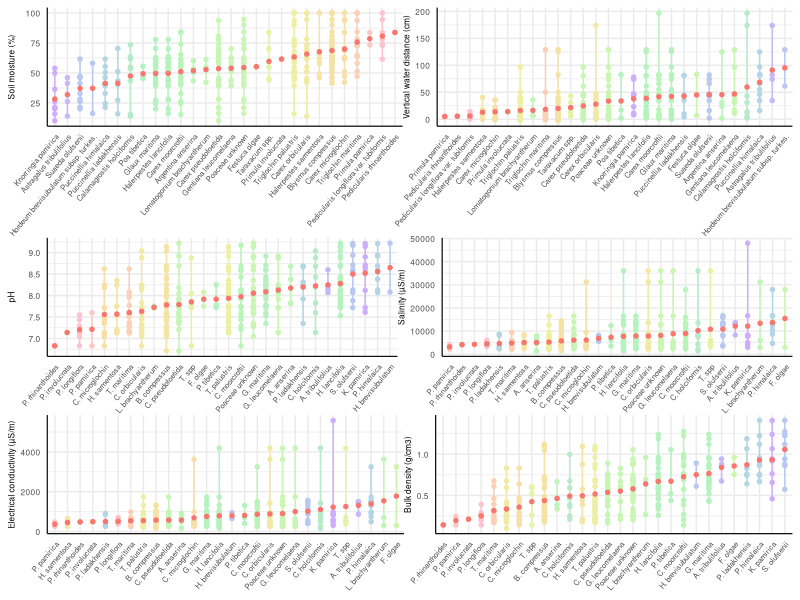
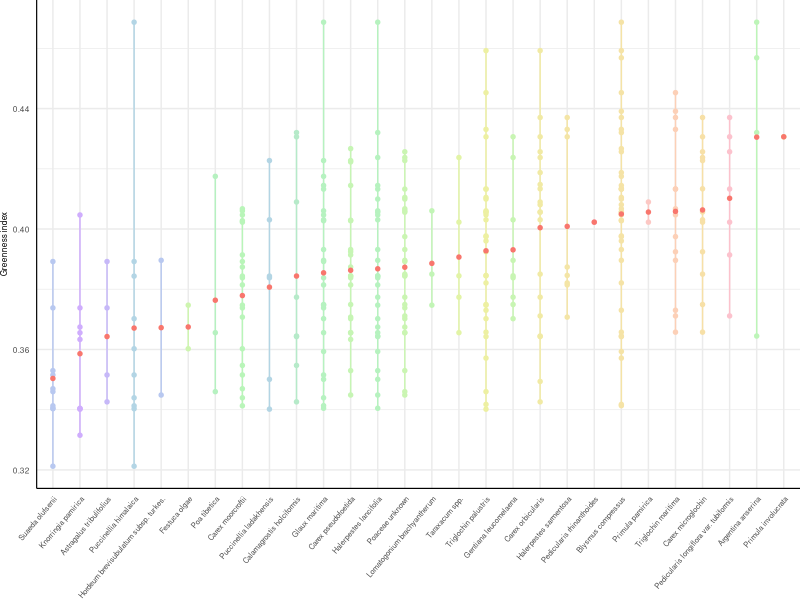
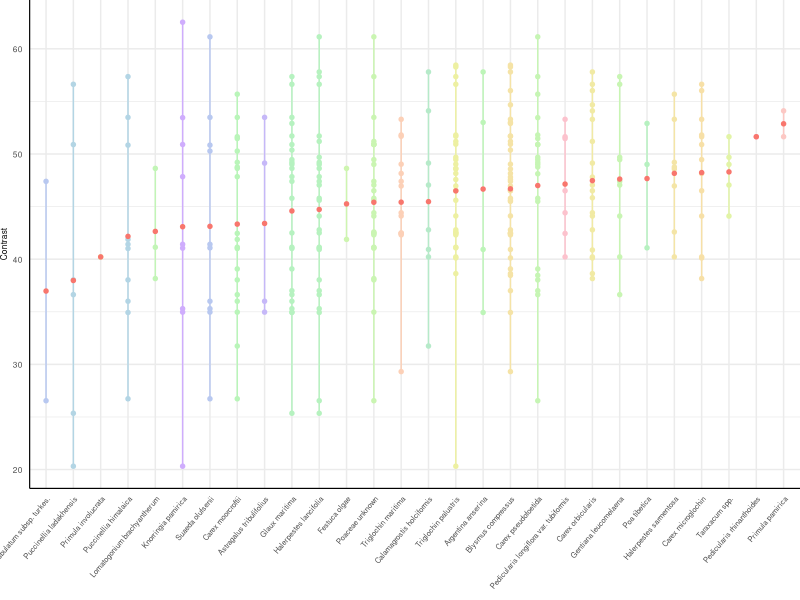
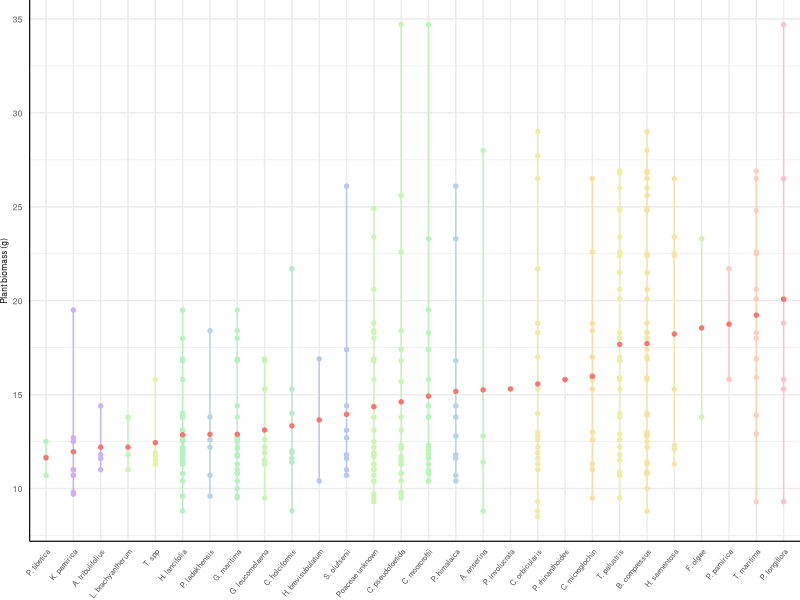
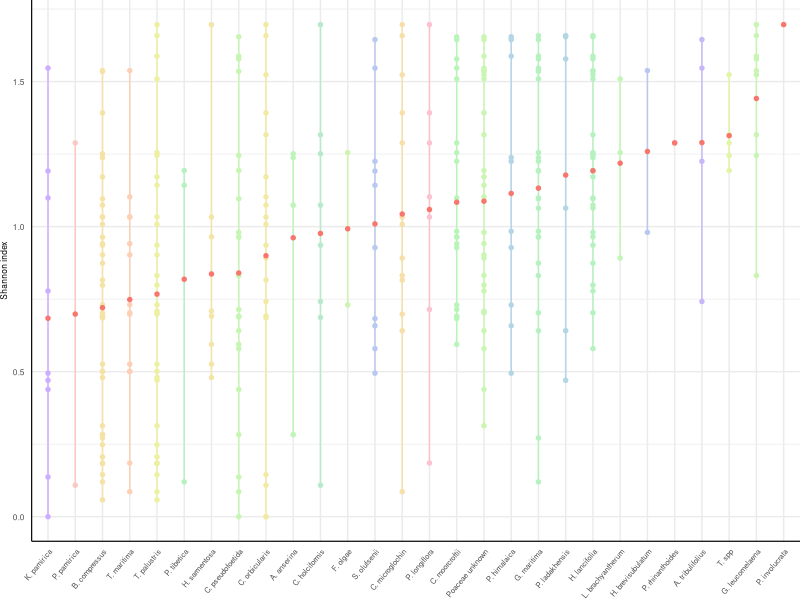
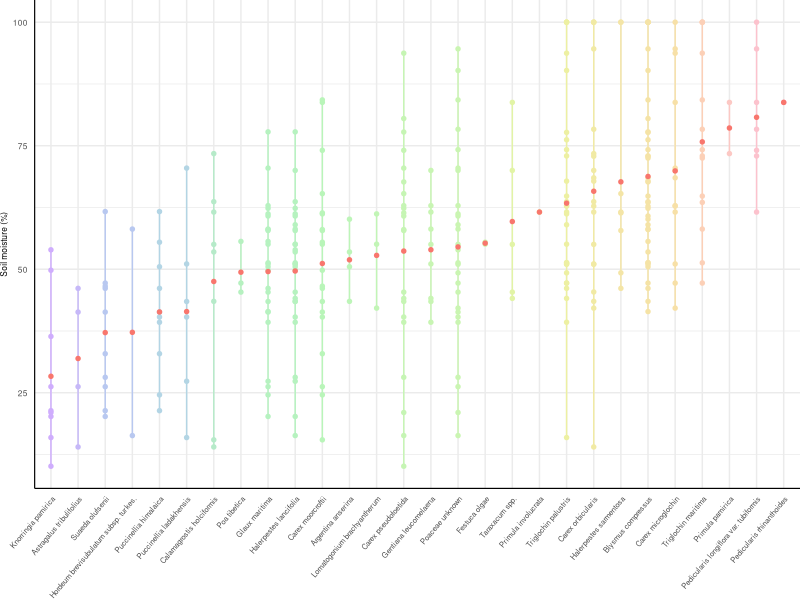
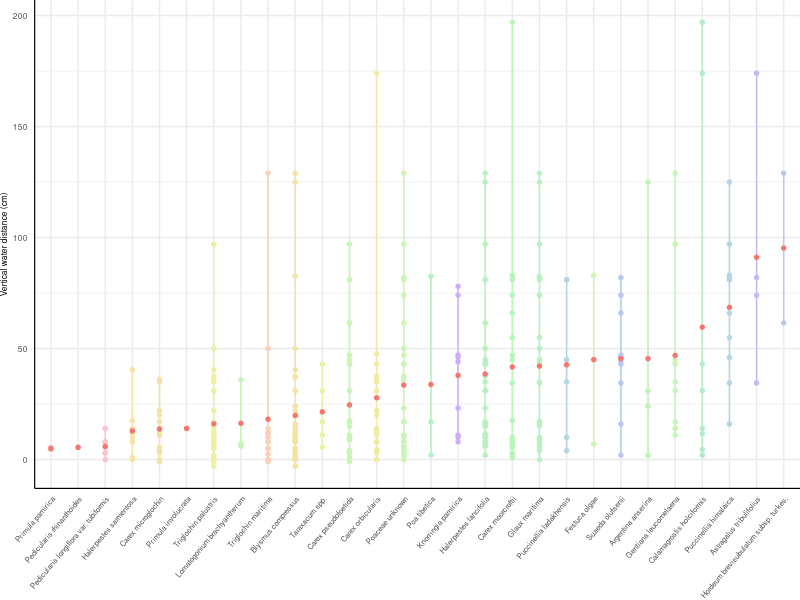
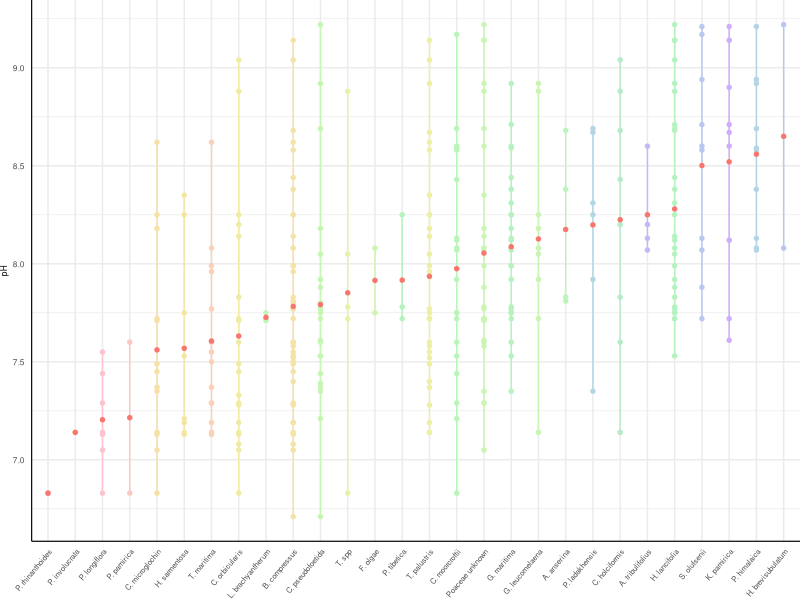

The R script that drew these images, in order: (Note: this script raises an error after producing the figures.)
### PURPOSE OF THIS SCRIPT:
# Creating figures to visualize the habitat preferences of species, color coded

### OUTPUT OF THIS SCRIPT:
# Images containing several graphs of species range data


rm(list = ls()) # Cleaning the environment
# ctrl + L in console will clear everything
try(dev.off(dev.list()["RStudioGD"]), silent = TRUE) # Cleaning plot window (or click broom)

library(ggplot2)
library(dplyr)
library(tidyr)
library(stringr)
library(gridExtra)
library(patchwork)


########################### Importing data

# Load envData and vegData from CSV files, setting the first column as row names
envData <- read.csv("3.TemporaryFiles/envDataWithShannonTransformed.csv")
vegData <- read.csv("3.TemporaryFiles/vegData.csv")
envData <- envData %>%
  rename("Plot" = "X")
vegData <- vegData %>%
  rename("Plot" = "X")

# NOTE: SEE WHICH PLOTS ARE REMOVED AND WHY IN THE SCRIPT WHERE THE DATA IS CLEANED


########################### Function for creating the plots

createPlot <- function(vegetData, environData, envVar, envVarName, meanEnvValuesColor, short = FALSE, fontSize = 6) {
  # Reshape species data
  speciesLong <- vegetData %>%
    pivot_longer(cols = -Plot, names_to = "Species", values_to = "Abundance") %>%
    filter(Abundance > 0)
  
  if (short) {
    speciesLong <- speciesLong %>%
      mutate(SpeciesMod = if_else(
        str_detect(Species, "unknown"), 
        str_replace_all(Species, "\\.([a-zA-Z])", " \\1"), 
        str_replace(Species, "^([A-Za-z])[a-zA-Z]*\\.([a-zA-Z]+).*", "\\1. \\2")
      ))
  } else {
    speciesLong <- speciesLong %>%
      mutate(SpeciesMod = str_replace_all(Species, "\\.([a-zA-Z])", " \\1"))
  }
  
  # Merge with environmental data
  mergedData <- speciesLong %>%
    left_join(environData, by = "Plot") %>%
    select(Species, SpeciesMod, Plot, all_of(envVar))
  
  # Calculate the min, max, and mean for each species based on the environmental variable
  meanValuePerSpecies <- mergedData %>%
    group_by(Species) %>%
    summarise(SpeciesMod = first(SpeciesMod),  # Keep the first value of SpeciesMod for each group
              min_envVar = min(!!sym(envVar), na.rm = TRUE), 
              max_envVar = max(!!sym(envVar), na.rm = TRUE), 
              mean_envVar = mean(!!sym(envVar), na.rm = TRUE)) %>%
    arrange(mean_envVar)  # Sort by mean
  
  # Add the means for the variable that gets the color gradient
  meanValuePerSpecies <- meanValuePerSpecies %>%
    left_join(meanMoistValuesForColor %>% select(Species, mean_envVarColor), by = "Species")
  meanValuePerSpecies <- meanValuePerSpecies %>% select(-Species)
  
  # Merge the environmental data with mean values for ordering the species
  mergedDataSorted <- mergedData %>%
    left_join(meanValuePerSpecies, by = "SpeciesMod") %>%
    arrange(mean_envVar)
  
  # Create the plot
  plot <- ggplot(mergedDataSorted, aes(factor(SpeciesMod, levels = unique(SpeciesMod)), y = !!sym(envVar))) +
    # Individual measurements of each physical plot
    geom_point(aes(color = mean_envVarColor), show.legend = FALSE, size = fontSize * 0.2) +
    # Add vertical lines from min to max variable range for each species
    geom_segment(data = meanValuePerSpecies, aes(x = SpeciesMod, xend = SpeciesMod, y = min_envVar, yend = max_envVar, color = mean_envVarColor)) +
    # Add mean environmental variable as a point for each species
    geom_point(data = meanValuePerSpecies, aes(x = SpeciesMod, y = mean_envVar), color = "#F8766D", size = fontSize * 0.2) +
    # Add labels
    labs(y = envVarName, x = NULL) + 
    # Use a nice color gradient
    scale_color_gradientn(
      colors = c("#cfadfd", "#b1ceed", "#b6f5bb", "#eaf4a1", "#fbd9a9", "#fcb9da")
    ) +
    # Theme specification
    theme_minimal() +
    theme(plot.title = element_text(size = fontSize, face = 'plain', hjust = 0.5), 
          axis.line = element_line(linewidth = 0.4, linetype = "solid", colour = "black"), 
          plot.margin = margin(t = 0, r = 0, b = 0, l = 0),
          axis.title.x = element_text(size = fontSize*.6),  # Axis titles
          axis.title.y = element_text(size = fontSize),  # Axis titles
          axis.text.x = element_text(size = fontSize*.9, angle = 50, hjust = 1),
          axis.text.y = element_text(size = fontSize),
          legend.position = "none")
  return(plot)
}


########################### Calculating moisture for color gradient

# Reshape species data
speciesLong <- vegData %>%
  pivot_longer(cols = -Plot, names_to = "Species", values_to = "Abundance") %>%
  filter(Abundance > 0)

# Merge with environmental data
mergedData <- speciesLong %>%
  left_join(envData, by = "Plot") %>%
  select(Species, Plot, all_of("SoilMoistureAvrg"))

# Calculate the min, max, and mean for each species based on the environmental variable
meanMoistValuesForColor <- mergedData %>%
  group_by(Species) %>%
  summarise(mean_envVarColor = mean(!!sym("SoilMoistureAvrg"), na.rm = TRUE)) %>%
  arrange(mean_envVarColor)  # Sort by mean


########################### Using the function to create several plots

plot1 <- createPlot(vegData, envData, "SoilMoistureAvrg",      "Soil moisture (%)", meanMoistValuesForColor)
plot2 <- createPlot(vegData, envData, "VerticalWaterDistance", "Vertical water distance (cm)", meanMoistValuesForColor)
plot3 <- createPlot(vegData, envData, "pH",                    "pH", meanMoistValuesForColor, TRUE)
plot4 <- createPlot(vegData, envData, "SalinityAdjusted",      "Salinity (µS/m)", meanMoistValuesForColor, TRUE)
plot5 <- createPlot(vegData, envData, "EC",                    "Electrical conductivity (µS/m)", meanMoistValuesForColor, TRUE)
plot6 <- createPlot(vegData, envData, "BulkDensityIncRoots",   "Bulk density (g/cm3)", meanMoistValuesForColor, TRUE)

p1 <- createPlot(vegData, envData, "GreennessIndex",           "Greenness index", meanMoistValuesForColor)
p2 <- createPlot(vegData, envData, "Contrast",                 "Contrast", meanMoistValuesForColor)
p3 <- createPlot(vegData, envData, "PlantBiomass",             "Plant biomass (g)", meanMoistValuesForColor, TRUE)
p4 <- createPlot(vegData, envData, "ShannonIndex",             "Shannon index", meanMoistValuesForColor, TRUE)


########################### Saving image

# Arrange the plots in a grid (e.g., 2 rows, 3 columns)
final_plot <- (plot1 | plot2) / (plot3 | plot4) / (plot5 | plot6)
ggsave("4.Results/SpeciesRangesHabitatColor.pdf", 
       plot = final_plot,
       width = 18.4,
       height = 16.2,
       units = "cm")

# Arrange the plots in a grid (e.g., 2 rows, 3 columns)
final_plot <- (p1 | p2) / (p3 | p4)
ggsave("4.Results/SpeciesRangesOtherVarsColor.pdf", 
       plot = final_plot,
       width = 18.4,
       height = 10.8,
       units = "cm")

